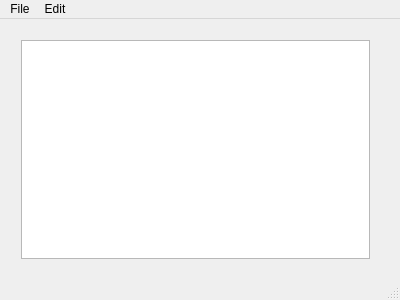
<?xml version="1.0" encoding="UTF-8"?>
<ui version="4.0">
 <class>MainWindow</class>
 <widget class="QMainWindow" name="MainWindow">
  <property name="geometry">
   <rect>
    <x>0</x>
    <y>0</y>
    <width>400</width>
    <height>300</height>
   </rect>
  </property>
  <property name="windowTitle">
   <string>MainWindow</string>
  </property>
  <widget class="QWidget" name="centralWidget">
   <widget class="QWidget" name="verticalLayoutWidget">
    <property name="geometry">
     <rect>
      <x>10</x>
      <y>10</y>
      <width>371</width>
      <height>241</height>
     </rect>
    </property>
    <layout class="QVBoxLayout" name="verticalLayout">
     <item>
      <widget class="QTextEdit" name="textEdit"/>
     </item>
    </layout>
   </widget>
  </widget>
  <widget class="QMenuBar" name="menuBar">
   <property name="geometry">
    <rect>
     <x>0</x>
     <y>0</y>
     <width>400</width>
     <height>22</height>
    </rect>
   </property>
   <widget class="QMenu" name="menuFile">
    <property name="title">
     <string>File</string>
    </property>
    <addaction name="actionNew"/>
    <addaction name="actionOpen"/>
    <addaction name="actionSave_as"/>
    <addaction name="actionPrint"/>
    <addaction name="actionExit"/>
   </widget>
   <widget class="QMenu" name="menuEdit">
    <property name="title">
     <string>Edit</string>
    </property>
    <addaction name="actionCopy"/>
    <addaction name="actionPaste"/>
    <addaction name="actionCut"/>
    <addaction name="actionUndo"/>
    <addaction name="actionRedo"/>
   </widget>
   <addaction name="menuFile"/>
   <addaction name="menuEdit"/>
  </widget>
  <widget class="QStatusBar" name="statusBar"/>
  <action name="actionNew">
   <property name="text">
    <string>New</string>
   </property>
  </action>
  <action name="actionOpen">
   <property name="text">
    <string>Open</string>
   </property>
  </action>
  <action name="actionSave_as">
   <property name="text">
    <string>Save as</string>
   </property>
  </action>
  <action name="actionPrint">
   <property name="text">
    <string>Print</string>
   </property>
  </action>
  <action name="actionExit">
   <property name="text">
    <string>Exit</string>
   </property>
  </action>
  <action name="actionCopy">
   <property name="text">
    <string>Copy</string>
   </property>
  </action>
  <action name="actionPaste">
   <property name="text">
    <string>Paste</string>
   </property>
  </action>
  <action name="actionCut">
   <property name="text">
    <string>Cut</string>
   </property>
  </action>
  <action name="actionUndo">
   <property name="text">
    <string>Undo</string>
   </property>
  </action>
  <action name="actionRedo">
   <property name="text">
    <string>Redo</string>
   </property>
  </action>
 </widget>
 <layoutdefault spacing="6" margin="11"/>
 <resources/>
 <connections/>
</ui>
